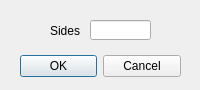
<?xml version="1.0" encoding="UTF-8"?>
<ui version="4.0">
 <class>dieForm</class>
 <widget class="QDialog" name="dieForm">
  <property name="geometry">
   <rect>
    <x>0</x>
    <y>0</y>
    <width>200</width>
    <height>90</height>
   </rect>
  </property>
  <property name="windowTitle">
   <string>Add Die</string>
  </property>
  <widget class="QDialogButtonBox" name="buttonBox">
   <property name="geometry">
    <rect>
     <x>20</x>
     <y>50</y>
     <width>161</width>
     <height>32</height>
    </rect>
   </property>
   <property name="orientation">
    <enum>Qt::Horizontal</enum>
   </property>
   <property name="standardButtons">
    <set>QDialogButtonBox::Cancel|QDialogButtonBox::Ok</set>
   </property>
   <property name="centerButtons">
    <bool>true</bool>
   </property>
  </widget>
  <widget class="QLineEdit" name="lineEdit">
   <property name="geometry">
    <rect>
     <x>90</x>
     <y>20</y>
     <width>61</width>
     <height>20</height>
    </rect>
   </property>
  </widget>
  <widget class="QLabel" name="label">
   <property name="geometry">
    <rect>
     <x>50</x>
     <y>20</y>
     <width>31</width>
     <height>21</height>
    </rect>
   </property>
   <property name="text">
    <string>Sides:</string>
   </property>
  </widget>
 </widget>
 <resources/>
 <connections>
  <connection>
   <sender>buttonBox</sender>
   <signal>accepted()</signal>
   <receiver>dieForm</receiver>
   <slot>accept()</slot>
   <hints>
    <hint type="sourcelabel">
     <x>248</x>
     <y>254</y>
    </hint>
    <hint type="destinationlabel">
     <x>157</x>
     <y>274</y>
    </hint>
   </hints>
  </connection>
  <connection>
   <sender>buttonBox</sender>
   <signal>rejected()</signal>
   <receiver>dieForm</receiver>
   <slot>reject()</slot>
   <hints>
    <hint type="sourcelabel">
     <x>316</x>
     <y>260</y>
    </hint>
    <hint type="destinationlabel">
     <x>286</x>
     <y>274</y>
    </hint>
   </hints>
  </connection>
 </connections>
</ui>
